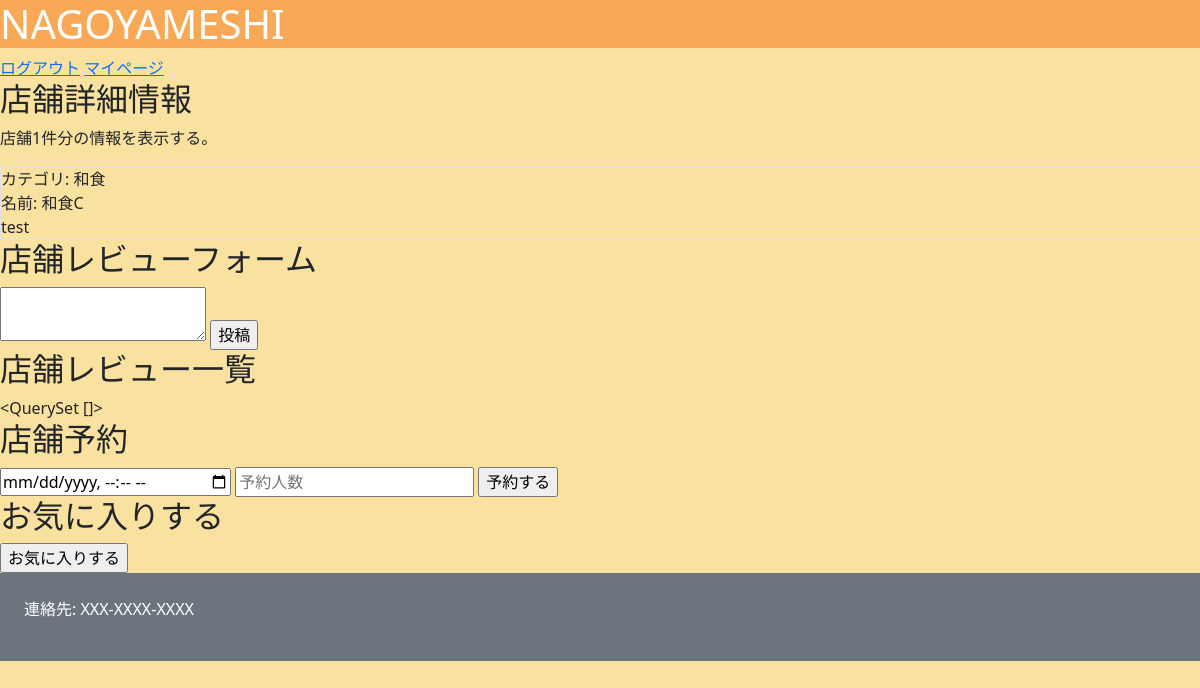
Screenshot of /restaurant/3/ (signed in) with the database file from the repository.
### nagoyameshi/models.py (models this page shows)
class Restaurant(models.Model):
    category        = models.ForeignKey(Category, verbose_name="カテゴリ", on_delete=models.CASCADE)
    name            = models.CharField(verbose_name="名前", max_length=50)
    image           = models.ImageField(verbose_name="画像", upload_to="nagoyameshi/restaurant/image/")
    description     = models.CharField(verbose_name="店舗説明", max_length=500)
    start_at        = models.TimeField(verbose_name="営業開始時間",default=timezone.now)
    end_at          = models.TimeField(verbose_name="営業終了時間",default=timezone.now)
    cost            = models.PositiveIntegerField(verbose_name="価格帯")
    post_code       = models.CharField(verbose_name="郵便番号", max_length=8)
    address         = models.CharField(verbose_name="住所", max_length=100)
    tel             = models.CharField(verbose_name="電話番号", max_length=11)
    created_at      = models.DateTimeField(verbose_name="投稿日時", default=timezone.now)
    updated_at      = models.DateTimeField(verbose_name="更新日時", auto_now=True)

class Category(models.Model):
    name        = models.CharField(verbose_name="名前", max_length=15)
    created_at  = models.DateTimeField(verbose_name="作成日時", default=timezone.now)
    updated_at  = models.DateTimeField(verbose_name="更新日時", auto_now=True)
    def __str__(self):
        return self.name

### nagoyameshi/views.py (the view)
# urls.py: path("restaurant/<int:pk>/",RestaurantView.as_view(), name="restaurant"),
class RestaurantView(LoginRequiredMixin,View):
    def get(self,request,pk):
        print(pk)
        context = {}
        context["restaurant"] = Restaurant.objects.filter(id=pk).first()
        context["reviews"] = Review.objects.filter(restaurant=pk)
        return render(request, "restaurant.html",context)

### nagoyameshi/templates/restaurant.html (shortened to what this page needs)
{% extends "base.html" %}
{% block main %}
<h2>店舗詳細情報</h2>
<p>店舗1件分の情報を表示する。</p>
<div class="border">
    <div>カテゴリ: {{restaurant.category }}</div>
    <div>名前: {{restaurant.name }}</div>
    <div>{{restaurant.description }}</div>
</div>
<h2>店舗レビューフォーム</h2>
<form action="{% url 'review' restaurant.id %}" method="post">
    <textarea name="content" maxlength="100"></textarea>
    <input type="submit" value="投稿">
    </form>
    <h2>店舗レビュー一覧</h2>
    {{ reviews }}
    <h2>店舗予約</h2>
    <form action="{% url 'reservation' restaurant.id %}" method="post">
        <input type="datetime-local" name="datetime">
        <input type="number" name="headcount" placeholder="予約人数">
        <input type="submit" value="予約する">
    </form>
    <h2>お気に入りする</h2>
    <form action="{% url 'favorite' restaurant.id %}" method="post">
        <input type="submit" value="お気に入りする">
    </form>
    {% endblock %}

### static/style.css (style rules this page uses)
body { background:#F9E1A0; }

### rows the page displays
Restaurant: category "和食", name "和食C", description "test"

### other values shown
{{ reviews }} "<QuerySet []>"
